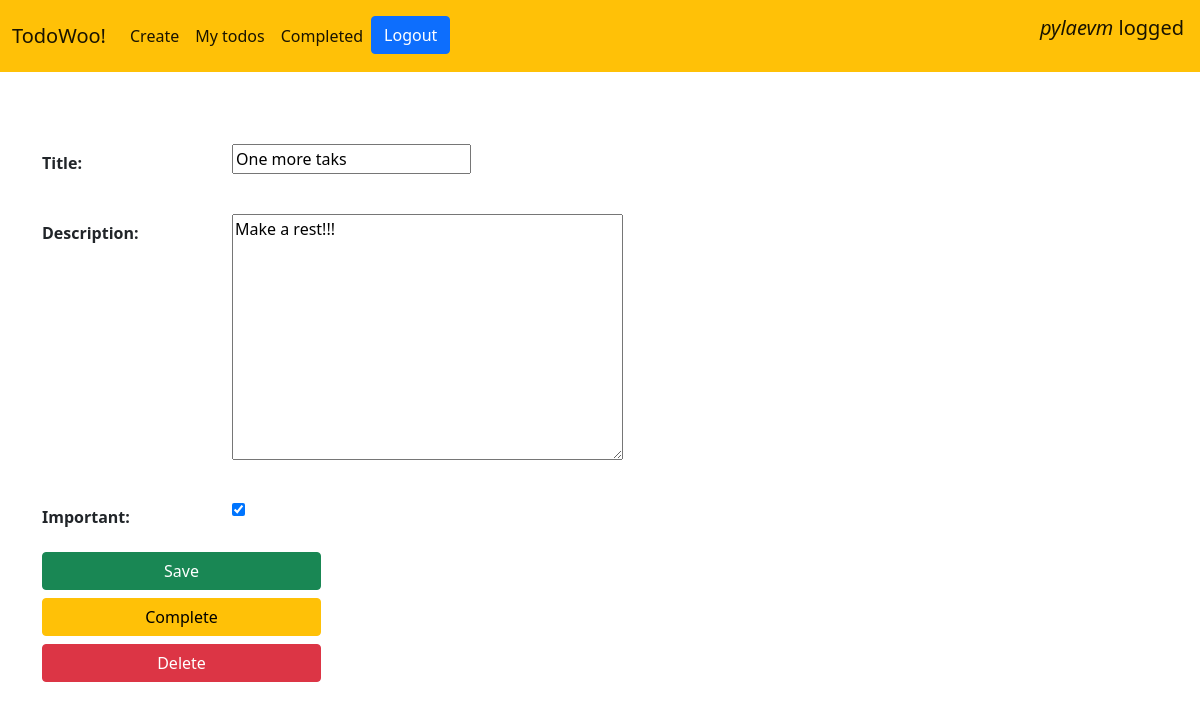
The app's page /todo/14 (signed in) with its own data.
### todo/models.py (models this page shows, shortened)
class Todo(models.Model):
  user = models.ForeignKey(User, on_delete=models.CASCADE)
  title = models.CharField(max_length=100)
  description = models.TextField(blank=True)
  date_created = models.DateTimeField(auto_now_add=True)
  date_complete = models.DateTimeField(null=True, blank=True)
  important = models.BooleanField(default=False)

### todo/views.py (the view, shortened to what this page needs)
# urls.py: path('todo/<int:todo_pk>', views.viewtodo, name='viewtodo'),
@login_required
def viewtodo(request, todo_pk):
  todo = get_object_or_404(Todo, pk=todo_pk, user=request.user)
  if request.method == "GET":
    form = TodoForm(instance=todo)
    return render(request, 'todo/viewtodo.html', {'form' : form, 'todo' : todo})

### todo/forms.py
class TodoForm(ModelForm):
  class Meta:
    model = Todo
    fields = ['title', 'description', 'important']

### todo/templates/todo/viewtodo.html (shortened to what this page needs)
{% extends 'todo/base.html' %}
{% block content %}
  <br>
  <br>
  <form class="container-lg" method="POST">
    {% for field in form %}
      <div class="mb-3 form-floating">
        <div class="mb-3 row">
          <label for="tag" class="col-sm-2 col-form-label"><b>{{ field.label_tag }}</b></label>
          <div class="col-sm-3" id="tag">
            {{ field }}
          </div>
        </div>
      </div>
    {% endfor %}
    <button type="submit" class="col-3 mb-2 btn btn-primary btn-success">Save</button>
  </form>
 <div class="container-lg">
    <form action="{% url 'completetodo' todo.id %}" method="POST">
      <button type="submit" class="col-3 mb-2 btn btn-warning">Complete</button>
    </form>
    <form action="{% url 'deletetodo' todo.id %}" method="POST">
      <button type="submit" class="col-3 mb-2 btn btn-danger">Delete</button>
    </form>
  </div>
{% endblock %}

### todo/templates/todo/base.html (shortened to what this page needs)
<!doctype html>
<html lang="en">
  <head>
    <link href="https://cdn.jsdelivr.net/npm/bootstrap@5.1.0/dist/css/bootstrap.min.css" rel="stylesheet">
  </head>
  <body>
    <nav class="navbar navbar-expand-lg navbar-light bg-warning">
      <div class="container-fluid">
          <a class="navbar-brand" href="{% url 'home' %} ">TodoWoo! </a>
        <div class="collapse navbar-collapse" id="navbarNav">
          <ul class="navbar-nav">
            {% if user.is_authenticated %}
              <li class="nav-item">
                <a class="nav-link active" aria-current="page" href="{% url 'createtodo' %}">Create</a>
              </li>
              <li class="nav-item">
                <a class="nav-link active" aria-current="page" href="{% url 'currenttodos' %}">My todos</a>
              </li>
              <li class="nav-item">
                <a class="nav-link active" aria-current="page" href="{% url 'completedtodos' %}">Completed</a>
              </li>
              <li class="nav-item">
                <form action="{% url 'logoutuser' %}" method="POST">
                  <button type="submit" class="btn btn-primary">Logout</button>
                </form>
              </li>
            {% endif %}
          </ul>
        </div>
      </div>
      {% if user.is_authenticated %}
          <a class="navbar-brand">
            <figure class="text-end"><i>{{ user.username }}</i> logged</figure>
          </a>
        {% endif %}
    </nav>
    {% block content %}{% endblock %}
  </body>
</html>

### records on screen
Todo: form "One more taks" "Make a rest!!!" "☑"

### other values on screen
{{ user.username }} "pylaevm"
{{ field.label_tag }} "Title:" "Description:" "Important:"
